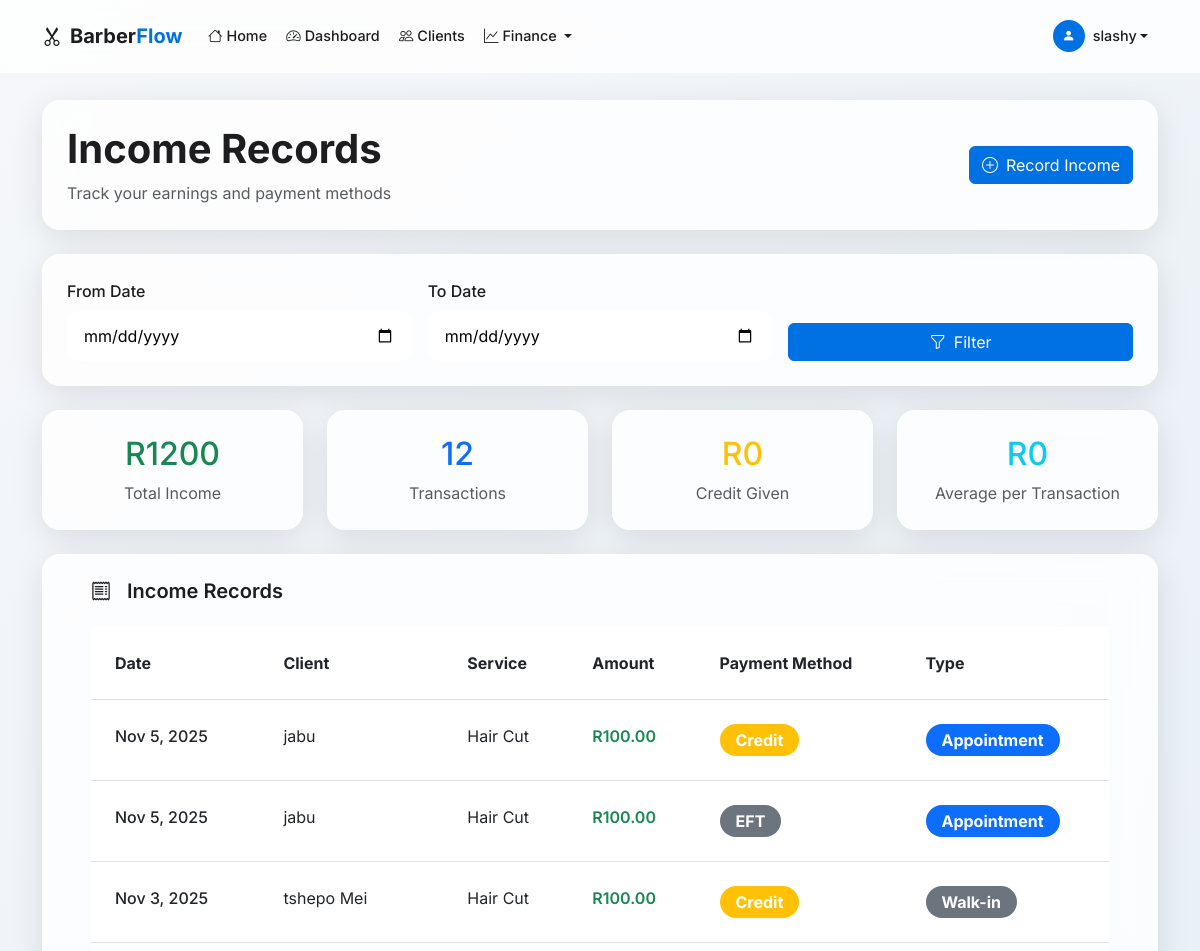
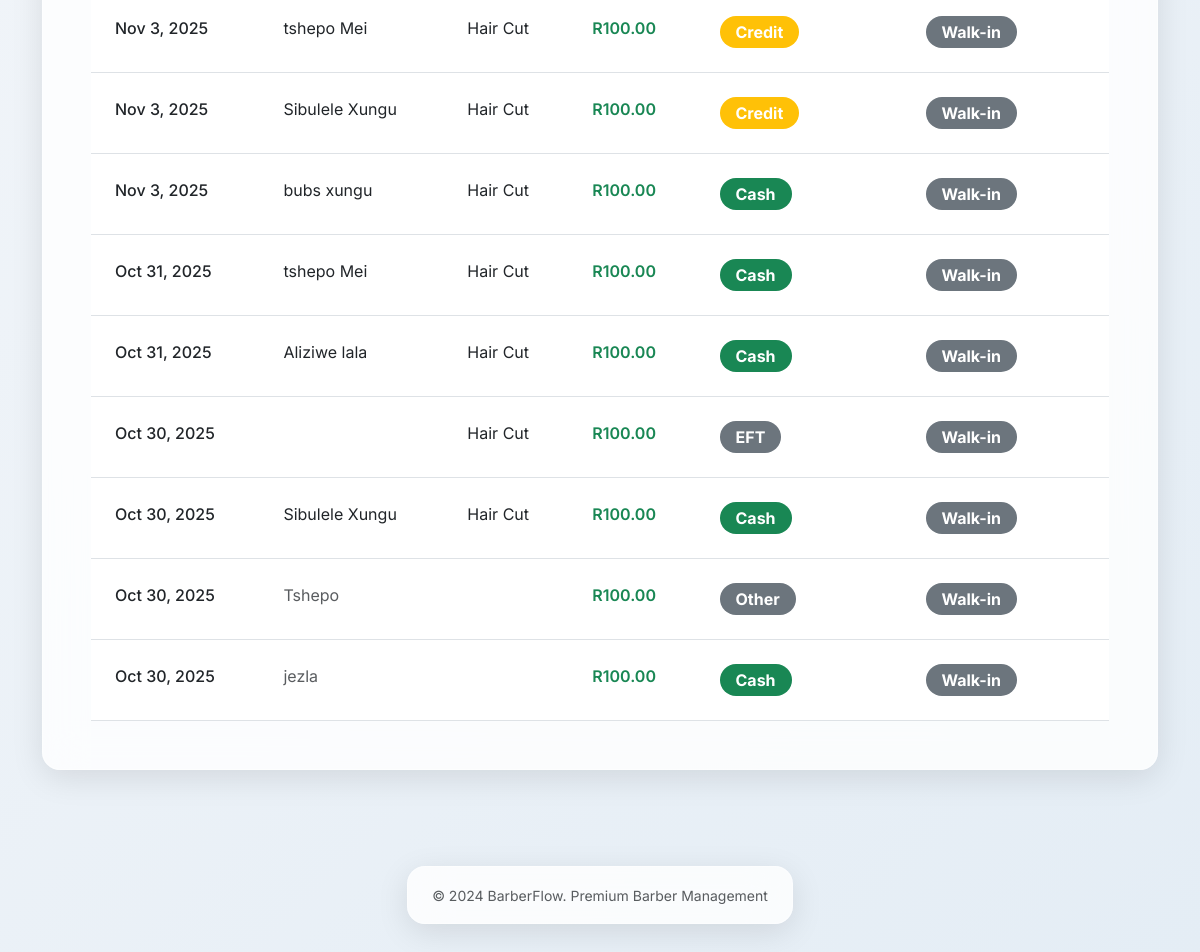
The page /income/ (signed in) on the database its author committed (2 pictures, top to bottom).
### barber/models.py (models this page shows, shortened)
class Barber(AbstractUser):
    phone = models.CharField(max_length=15, blank=True)
    work_start_time = models.TimeField(default='08:00')
    work_end_time = models.TimeField(default='18:00')
    sms_notifications_enabled = models.BooleanField(default=True)
    class Meta:
        verbose_name = 'Barber'
        verbose_name_plural = 'Barbers'

class Income(models.Model):
    PAYMENT_METHODS = [
        ('cash', 'Cash'),
        ('card', 'Card'),
        ('eft', 'EFT'),
        ('credit', 'Credit'),
        ('other', 'Other'),
    ]
    barber = models.ForeignKey(Barber, on_delete=models.CASCADE, related_name='income_records')
    client = models.ForeignKey(Client, on_delete=models.SET_NULL, null=True, blank=True)
    service = models.ForeignKey(Service, on_delete=models.SET_NULL, null=True, blank=True)
    booking = models.OneToOneField(Booking, on_delete=models.SET_NULL, null=True, blank=True, related_name='income_record')
    client_name = models.CharField(max_length=200, blank=True)
    amount = models.DecimalField(max_digits=10, decimal_places=2)
    payment_method = models.CharField(max_length=10, choices=PAYMENT_METHODS)
    is_walkin = models.BooleanField(default=False)
    credit_paid = models.BooleanField(default=False)
    credit_paid_date = models.DateField(null=True, blank=True)
    date = models.DateField(default=timezone.now)
    created_at = models.DateTimeField(auto_now_add=True)
    class Meta:
        ordering = ['-date', '-created_at']

class Client(models.Model):
    AGE_GROUPS = [
        ('child', 'Child'),
        ('teen', 'Teen'),
        ('adult', 'Adult'),
        ('senior', 'Senior'),
    ]
    GENDER_CHOICES = [
        ('male', 'Male'),
        ('female', 'Female'),
        ('other', 'Other'),
    ]
    barber = models.ForeignKey(Barber, on_delete=models.CASCADE, related_name='clients')
    name = models.CharField(max_length=100)
    surname = models.CharField(max_length=100)
    phone = models.CharField(max_length=15)
    age_group = models.CharField(max_length=10, choices=AGE_GROUPS)
    gender = models.CharField(max_length=10, choices=GENDER_CHOICES)
    created_at = models.DateTimeField(auto_now_add=True)
    class Meta:
        ordering = ['surname', 'name']
        unique_together = ['barber', 'phone']

class Service(models.Model):
    barber = models.ForeignKey(Barber, on_delete=models.CASCADE, related_name='services')
    name = models.CharField(max_length=100)
    duration_minutes = models.IntegerField(help_text="Duration in minutes")
    price = models.DecimalField(max_digits=10, decimal_places=2)
    created_at = models.DateTimeField(auto_now_add=True)
    class Meta:
        ordering = ['name']
        unique_together = ['barber', 'name']

### barber/views.py (the view)
# urls.py: path('income/', views.income_list, name='income_list'),
@login_required
def income_list(request):
    date_from = request.GET.get('date_from', '')
    date_to = request.GET.get('date_to', '')
    income_records = Income.objects.filter(barber=request.user)
    if date_from:
        income_records = income_records.filter(date__gte=date_from)
    if date_to:
        income_records = income_records.filter(date__lte=date_to)
    total = income_records.aggregate(total=Sum('amount'))['total'] or 0
    context = {
        'income_records': income_records,
        'total': total,
    }
    return render(request, 'barber/income_list.html', context)

### templates/barber/income_list.html (shortened to what this page needs)
{% extends 'barber/base.html' %}
{% block content %}
<div class="container">
    <div class="row mb-4 fade-in-up">
        <div class="col-12">
            <div class="card-apple p-4">
                <div class="row align-items-center">
                    <div class="col-md-8">
                        <h1 class="display-6 fw-bold mb-2">Income Records</h1>
                        <p class="text-muted mb-0">Track your earnings and payment methods</p>
                    </div>
                    <div class="col-md-4 text-end">
                        <a href="{% url 'income_create' %}" class="btn btn-apple-primary">
                            <i class="bi bi-plus-circle me-2"></i>Record Income
                        </a>
                    </div>
                </div>
            </div>
        </div>
    </div>
    <div class="card-apple p-4 mb-4 fade-in-up" style="animation-delay: 0.1s;">
        <form method="get" class="row g-3 align-items-end">
            <div class="col-md-4">
                <label class="form-label fw-medium">From Date</label>
                <input type="date" name="date_from" class="form-apple w-100" value="{{ date_from }}">
            </div>
            <div class="col-md-4">
                <label class="form-label fw-medium">To Date</label>
                <input type="date" name="date_to" class="form-apple w-100" value="{{ date_to }}">
            </div>
            <div class="col-md-4">
                <button type="submit" class="btn btn-apple-primary w-100">
                    <i class="bi bi-funnel me-2"></i>Filter
                </button>
            </div>
        </form>
    </div>
    <div class="row mb-4">
        <div class="col-md-3">
            <div class="card-apple text-center p-4">
                <div class="h2 text-success mb-2">R{{ total|default:"0" }}</div>
                <div class="text-muted">Total Income</div>
            </div>
        </div>
        <div class="col-md-3">
            <div class="card-apple text-center p-4">
                <div class="h2 text-primary mb-2">{{ income_records|length }}</div>
                <div class="text-muted">Transactions</div>
            </div>
        </div>
        <div class="col-md-3">
            <div class="card-apple text-center p-4">
                <div class="h2 text-warning mb-2">R{{ credit_total|default:"0" }}</div>
                <div class="text-muted">Credit Given</div>
            </div>
        </div>
        <div class="col-md-3">
            <div class="card-apple text-center p-4">
                <div class="h2 text-info mb-2">R{{ average_income|default:"0" }}</div>
                <div class="text-muted">Average per Transaction</div>
            </div>
        </div>
    </div>
<div class="row">
    <div class="col-12">
        <div class="card-apple">
            <div class="card-header bg-transparent border-bottom-0 py-4 px-5">
                <div class="d-flex justify-content-between align-items-center">
                    <h5 class="mb-0 fw-semibold">
                        <i class="bi bi-receipt me-3"></i>Income Records
                    </h5>
                </div>
            </div>
            <div class="card-body px-5 pb-5">
                {% if income_records %}
                <div class="table-responsive">
                    <table class="table table-hover mb-0">
                        <thead>
                            <tr>
                                <th class="px-4 py-4">Date</th>
                                <th class="px-4 py-4">Client</th>
                                <th class="px-4 py-4">Service</th>
                                <th class="px-4 py-4">Amount</th>
                                <th class="px-4 py-4">Payment Method</th>
                                <th class="px-4 py-4">Type</th>
                            </tr>
                        </thead>
                        <tbody>
                            {% for income in income_records %}
                            <tr>
                                <td class="fw-medium px-4 py-4">{{ income.date|date:"M j, Y" }}</td>
                                <td class="px-4 py-4">
                                    {% if income.client %}
                                        {{ income.client.name }} {{ income.client.surname }}
                                    {% else %}
                                        <span class="text-muted">{{ income.client_name }}</span>
                                    {% endif %}
                                </td>
                                <td class="px-4 py-4">{{ income.service.name }}</td>
                                <td class="fw-semibold text-success px-4 py-4">R{{ income.amount }}</td>
                                <td class="px-4 py-4">
                                    <span class="badge px-3 py-2 rounded-pill fs-6
                                        {% if income.payment_method == 'cash' %}bg-success
                                        {% elif income.payment_method == 'card' %}bg-primary
                                        {% elif income.payment_method == 'credit' %}bg-warning
                                        {% else %}bg-secondary{% endif %}">
                                        {{ income.get_payment_method_display }}
                                    </span>
                                </td>
                                <td class="px-4 py-4">
                                    {% if income.is_walkin %}
                                    <span class="badge bg-secondary text-white px-3 py-2 rounded-pill fs-6">Walk-in</span>
                                    {% else %}
                                    <span class="badge bg-primary text-white px-3 py-2 rounded-pill fs-6">Appointment</span>
                                    {% endif %}
                                </td>
                            </tr>
                            {% endfor %}
                        </tbody>
                    </table>
                </div>
                {% endif %}
            </div>
        </div>
    </div>
</div>
{% endblock %}

### templates/barber/base.html (shortened to what this page needs)
<!DOCTYPE html>
<html lang="en">
<head>
    <link href="https://cdn.jsdelivr.net/npm/bootstrap@5.3.0/dist/css/bootstrap.min.css" rel="stylesheet">
    <link rel="stylesheet" href="https://cdn.jsdelivr.net/npm/bootstrap-icons@1.10.0/font/bootstrap-icons.css">
    {% load static %}
</head>
<body>
    {% if user.is_authenticated %}
    <nav class="navbar navbar-expand-lg navbar-apple fixed-top">
        <div class="container">
            <a class="navbar-brand fw-bold" href="{% url 'home' %}" style="color: var(--text-primary);">
                <i class="bi bi-scissors me-2"></i>Barber<span style="color: var(--accent-blue);">Flow</span>
            </a>
            <div class="collapse navbar-collapse" id="navbarNav">
                <ul class="navbar-nav me-auto">
                    <li class="nav-item">
                        <a class="nav-link nav-link-apple {% if request.resolver_match.url_name == 'home' %}active{% endif %}" href="{% url 'home' %}">
                            <i class="bi bi-house me-1"></i>Home
                        </a>
                    </li>
                    <li class="nav-item">
                        <a class="nav-link nav-link-apple {% if request.resolver_match.url_name == 'dashboard' %}active{% endif %}" href="{% url 'dashboard' %}">
                            <i class="bi bi-speedometer2 me-1"></i>Dashboard
                        </a>
                    </li>
                    <li class="nav-item">
                        <a class="nav-link nav-link-apple {% if request.resolver_match.url_name == 'clients_list' %}active{% endif %}" href="{% url 'clients_list' %}">
                            <i class="bi bi-people me-1"></i>Clients
                        </a>
                    </li>
                    <li class="nav-item dropdown">
                        <a class="nav-link nav-link-apple dropdown-toggle" href="#" role="button" data-bs-toggle="dropdown">
                            <i class="bi bi-graph-up me-1"></i>Finance
                        </a>
                    </li>
                </ul>
                <ul class="navbar-nav">
                    <li class="nav-item dropdown">
                        <a class="nav-link nav-link-apple dropdown-toggle d-flex align-items-center" href="#" role="button" data-bs-toggle="dropdown">
                            <div class="rounded-circle bg-primary d-flex align-items-center justify-content-center me-2" style="width: 32px; height: 32px; background: var(--accent-blue) !important;">
                                <i class="bi bi-person-fill text-white" style="font-size: 0.8rem;"></i>
                            </div>
                            {{ user.username }}
                        </a>
                    </li>
                </ul>
            </div>
        </div>
    </nav>
    {% endif %}
    <main class="container-fluid py-4" style="margin-top: {% if user.is_authenticated %}76px{% else %}0{% endif %};">
        {% block content %}{% endblock %}
    </main>
    {% if user.is_authenticated %}
    <footer class="py-4 mt-5">
        <div class="container text-center">
            <div class="card-apple px-4 py-3 d-inline-block">
                <small class="text-muted">&copy; 2024 BarberFlow. Premium Barber Management</small>
            </div>
        </div>
    </footer>
    {% endif %}
</body>
</html>

### templates/barber/base.html (style rules this page uses)
:root { --apple-glass: rgba(255, 255, 255, 0.8); --apple-glass-border: rgba(255, 255, 255, 0.4); --apple-glass-shadow: 0 8px 32px rgba(0, 0, 0, 0.1); --apple-blur: blur(20px); --text-primary: #1d1d1f; --text-secondary: #86868b; --accent-blue: #0071e3; --accent-green: #00c853; --accent-orange: #ff9500; --accent-red: #ff3b30; }
* { margin: 0; padding: 0; box-sizing: border-box; }
body { font-family: 'Inter', -apple-system, BlinkMacSystemFont, sans-serif; background: linear-gradient(135deg, #f5f7fa 0%, #e4edf5 100%); min-height: 100vh; color: var(--text-primary); line-height: 1.5; -webkit-font-smoothing: antialiased; }
.navbar-apple { background: rgba(255, 255, 255, 0.8) !important; backdrop-filter: blur(20px); -webkit-backdrop-filter: blur(20px); border-bottom: 1px solid rgba(255, 255, 255, 0.4); padding: 0.75rem 0; }
.nav-link-apple { color: var(--text-primary) !important; font-weight: 500; padding: 0.5rem 1rem; border-radius: 12px; transition: all 0.3s cubic-bezier(0.4, 0, 0.2, 1); margin: 0 0.1rem; font-size: 0.9rem; }
.card-apple { background: var(--apple-glass); backdrop-filter: var(--apple-blur); -webkit-backdrop-filter: var(--apple-blur); border: 1px solid var(--apple-glass-border); border-radius: 18px; box-shadow: var(--apple-glass-shadow); transition: all 0.4s cubic-bezier(0.4, 0, 0.2, 1); overflow: hidden; }
.btn-apple-primary { background: var(--accent-blue); color: white; border: 1px solid var(--accent-blue); }
.form-apple { background: rgba(255, 255, 255, 0.8); backdrop-filter: blur(10px); border: 1px solid rgba(255, 255, 255, 0.4); border-radius: 12px; padding: 0.75rem 1rem; transition: all 0.3s ease; }
.fade-in-up { animation: fadeInUp 0.6s ease-out; }

### rows shown on the page
Barber: username "slashy"
Income: date "Nov 5, 2025", client.name "jabu", service.name "Hair Cut", amount "100.00", payment_method "Credit", is_walkin "Appointment"
Income: date "Nov 5, 2025", client.name "jabu", service.name "Hair Cut", amount "100.00", payment_method "EFT", is_walkin "Appointment"
Income: date "Nov 3, 2025", client.name "tshepo", client.surname "Mei", service.name "Hair Cut", amount "100.00", payment_method "Credit", is_walkin "Walk-in"
Income: date "Nov 3, 2025", client.name "tshepo", client.surname "Mei", service.name "Hair Cut", amount "100.00", payment_method "Credit", is_walkin "Walk-in"
Income: date "Nov 3, 2025", client.name "Sibulele", client.surname "Xungu", service.name "Hair Cut", amount "100.00", payment_method "Credit", is_walkin "Walk-in"
Income: date "Nov 3, 2025", client.name "bubs", client.surname "xungu", service.name "Hair Cut", amount "100.00", payment_method "Cash", is_walkin "Walk-in"
Income: date "Oct 31, 2025", client.name "tshepo", client.surname "Mei", service.name "Hair Cut", amount "100.00", payment_method "Cash", is_walkin "Walk-in"
Income: date "Oct 31, 2025", client.name "Aliziwe", client.surname "lala", service.name "Hair Cut", amount "100.00", payment_method "Cash", is_walkin "Walk-in"
Income: date "Oct 30, 2025", service.name "Hair Cut", amount "100.00", payment_method "EFT", is_walkin "Walk-in"
Income: date "Oct 30, 2025", client.name "Sibulele", client.surname "Xungu", service.name "Hair Cut", amount "100.00", payment_method "Cash", is_walkin "Walk-in"
Income: date "Oct 30, 2025", client_name "Tshepo", amount "100.00", payment_method "Other", is_walkin "Walk-in"
Income: date "Oct 30, 2025", client_name "jezla", amount "100.00", payment_method "Cash", is_walkin "Walk-in"

### other values the page prints
{{ total|default:"0" }} "1200"
{{ income_records|length }} "12"
{{ credit_total|default:"0" }} "0"
{{ average_income|default:"0" }} "0"
